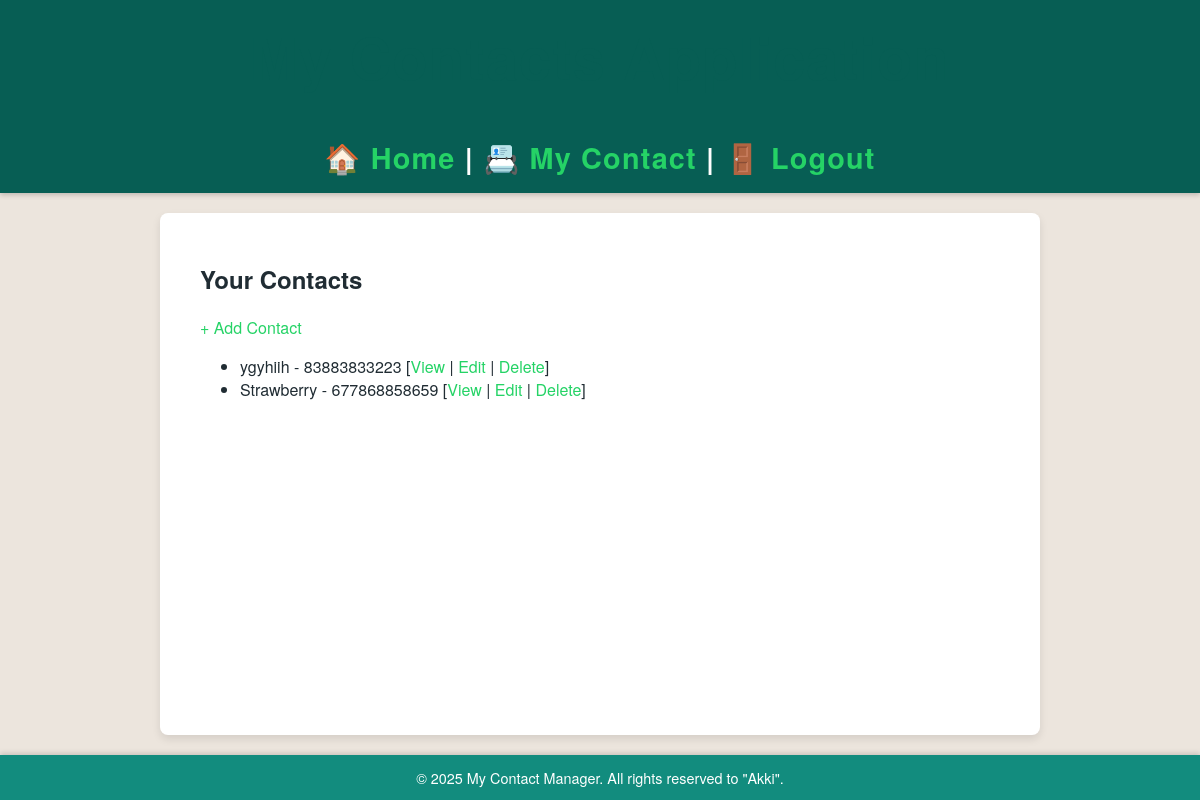
The app's page /contacts/ (signed in), older data.
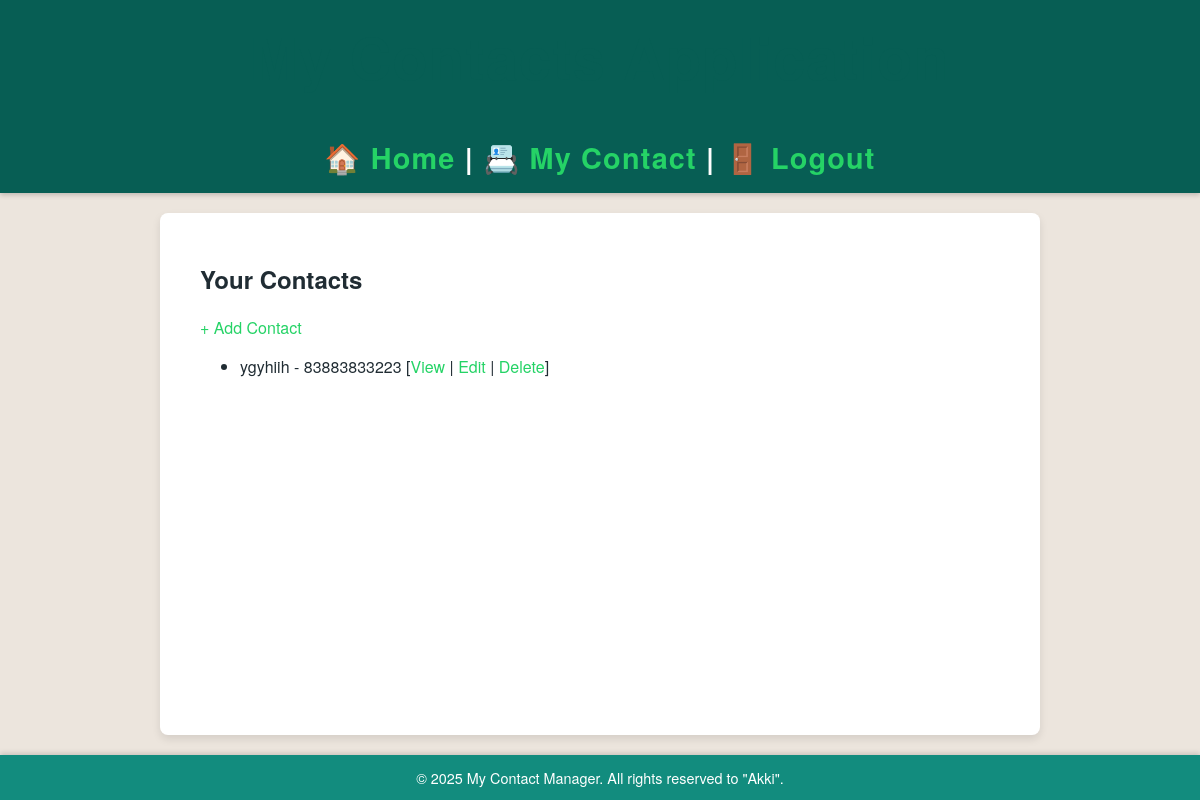
The same page, newer data.
### contacts/models.py (models this page shows, shortened)
class Contact(models.Model):
    user = models.ForeignKey(User, on_delete=models.CASCADE)
    name = models.CharField(max_length=100)
    phone = models.CharField(max_length=20)
    email = models.EmailField(blank=True)
    address = models.TextField(blank=True)

### contacts/views.py (the view)
# urls.py: path('', views.list_contacts, name='list'),                # <-- Use 'list' here!
@login_required
def list_contacts(request):
    contacts = Contact.objects.filter(user=request.user)
    return render(request, 'contacts/list.html', {'contacts': contacts})

### templates/contacts/list.html (shortened to what this page needs)
{% extends 'base.html' %}
{% block content %}
  <h2>Your Contacts</h2>
  <p><a href="{% url 'contacts:add_contact' %}">+ Add Contact</a></p>
  <ul>
    {% for contact in contacts %}
      <li>
        {{ contact.name }} - {{ contact.phone }}
        [<a href="{% url 'contacts:detail' contact.pk %}">View</a> |
         <a href="{% url 'contacts:edit_contact' contact.pk %}">Edit</a> |
         <a href="{% url 'contacts:delete_contact' contact.pk %}">Delete</a>]
      </li>
    {% empty %}
      <p>No contacts found.</p>
    {% endfor %}
  </ul>
{% endblock %}

Row changes from the older to the newer data that the page shows:
removed Contact: name "Strawberry", phone "677868858659"
